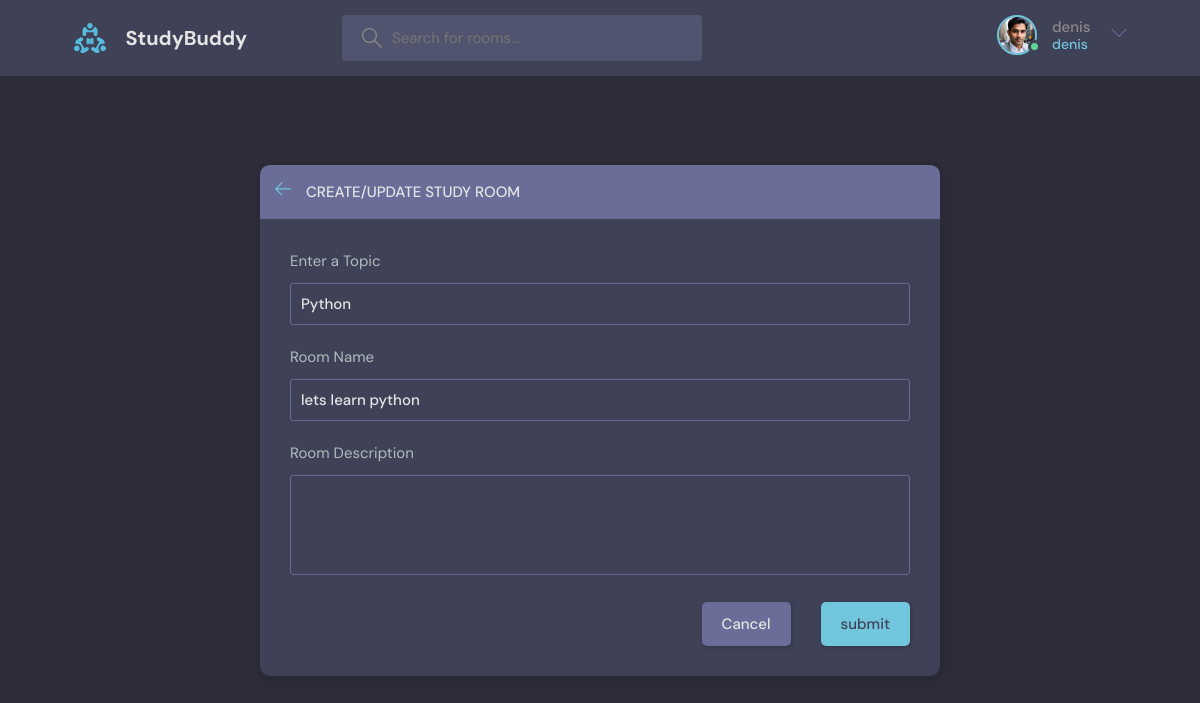
Page /update-room/1 (signed in) on the committed database.
### base/models.py (models this page shows, shortened)
class User(AbstractUser):
  name=models.CharField(max_length=200,null=True)
  email=models.EmailField(null=True,unique=True)
  bio=models.TextField(null=True)
  avatar=models.ImageField(null=True,default="avatar.svg") # depends on Pillow package need install pillow package
  USERNAME_FIELD='email'
  REQUIRED_FIELDS=[]

class Room(models.Model):
  host=models.ForeignKey(User,on_delete=models.SET_NULL,null=True) # get all users data in user variable
  topic=models.ForeignKey(Topic,on_delete=models.SET_NULL,null=True) # get all topic data in user variable
  name=models.CharField(max_length=1000)
  description=models.TextField(null=True,blank=True)
  participants=models.ManyToManyField(User,related_name='participants',blank=True)
  updated=models.DateTimeField(auto_now=True) #take every snapshot every time
  created=models.DateTimeField(auto_now_add=True)  #take (initial time) time  of creation only  snapshot every time means created time only
  class Meta:
    ordering = ['-updated','-created']    #ordering = ['created','updated'] without "-" new one and updated one will appear last

class Topic(models.Model):
  name=models.CharField(max_length=200)

### base/views.py (the view, shortened to what this page needs)
# urls.py: path("update-room/<str:pk>", views.updateRoom,name='update-room'),
@login_required(login_url='login') # login user can update room
def updateRoom(request,pk):   # learn about request parameter  https://medium.com/@ashishkush1122/understanding-request-object-in-in-django-39c4eb5c3139
    ic(request)
    room = Room.objects.get(id=pk)
    topics=Topic.objects.all()
    form =RoomForm(instance=room) # already selected data to show that purpose using
    if request.user!=room.host:
        return HttpResponse("Your not allowed to change ")
    context={'form':form,"topics":topics,'room':room}
    return render(request,'base/room_form.html',context)

### base/forms.py
class RoomForm(ModelForm):
  class Meta:
    model=Room
    fields='__all__'
    exclude=['host','participants']

### base/templates/base/room_form.html (shortened to what this page needs)
{% extends 'main.html' %} {% block content %}
<main class="create-room layout">
  <div class="container">
    <div class="layout__box">
      <div class="layout__boxHeader">
        <div class="layout__boxTitle">
          <a href="{% url 'home'%}">
            <svg
              version="1.1"
              xmlns="http://www.w3.org/2000/svg"
              width="32"
              height="32"
              viewBox="0 0 32 32"
            >
              <title>arrow-left</title>
              <path
                d="M13.723 2.286l-13.723 13.714 13.719 13.714 1.616-1.611-10.96-10.96h27.625v-2.286h-27.625l10.965-10.965-1.616-1.607z"
              ></path>
            </svg>
          </a>
          <h3>Create/Update Study Room</h3>
        </div>
      </div>
      <div class="layout__body">
        <form class="form" action="" method="POST">
          <div class="form__group">
            <label for="room_topic">Enter a Topic </label>
            <input
              type="text"
              required
              name="topic"
              list="topic-list"
              value="{{room.topic.name}}"
            />
          </div>
          <div class="form__group">
            <label for="room_name">Room Name</label>
            {{form.name}}
          </div>
          <div class="form__group">
            <label for="room_description">Room Description</label>
            {{form.description}}
          </div>
          <div class="form__action">
            <a class="btn btn--dark" href="{% url 'home' %}">Cancel</a>
            <button class="btn btn--main" type="submit">submit</button>
          </div>
        </form>
      </div>
    </div>
  </div>
</main>
{% endblock content %}

### templates/navbar.html (shortened to what this page needs)
{% load static %}
<header class="header header--loggedIn">
  <div class="container">
    <a href="{% url 'home'%}" class="header__logo">
      <img src="{% static 'images/logo.svg' %}" />
      <h1>StudyBuddy</h1>
    </a>
    <form class="header__search" method="GET" action="{% url 'home'%}">
      <label>
        <input name="q" placeholder="Search for rooms..." />
      </label>
    </form>
    <nav class="header__menu">
      {% if request.user.is_authenticated %}
      <div class="header__user">
        <a href="{% url 'update-user' %}">
          <div class="avatar avatar--medium active">
            <img src="{{request.user.avatar.url}}" />
          </div>
          <p>
            {{request.user.username}} <span>{{request.user.username}}</span>
          </p>
        </a>
        <button class="dropdown-button">
          <svg
            version="1.1"
            xmlns="http://www.w3.org/2000/svg"
            width="32"
            height="32"
            viewBox="0 0 32 32"
          >
            <title>chevron-down</title>
            <path d="M16 21l-13-13h-3l16 16 16-16h-3l-13 13z"></path>
          </svg>
        </button>
      </div>
      {% else %}
      <a href="{% url 'login' %}">
        <img src="{% static 'images/logo.svg' %}" />
        <p>Login</p>
      </a>
      {% endif %}
    </nav>
  </div>
</header>

### rows in the picture
User: user.avatar (picture), user.username "denis"
Room: topic "Python", name "lets learn python"
